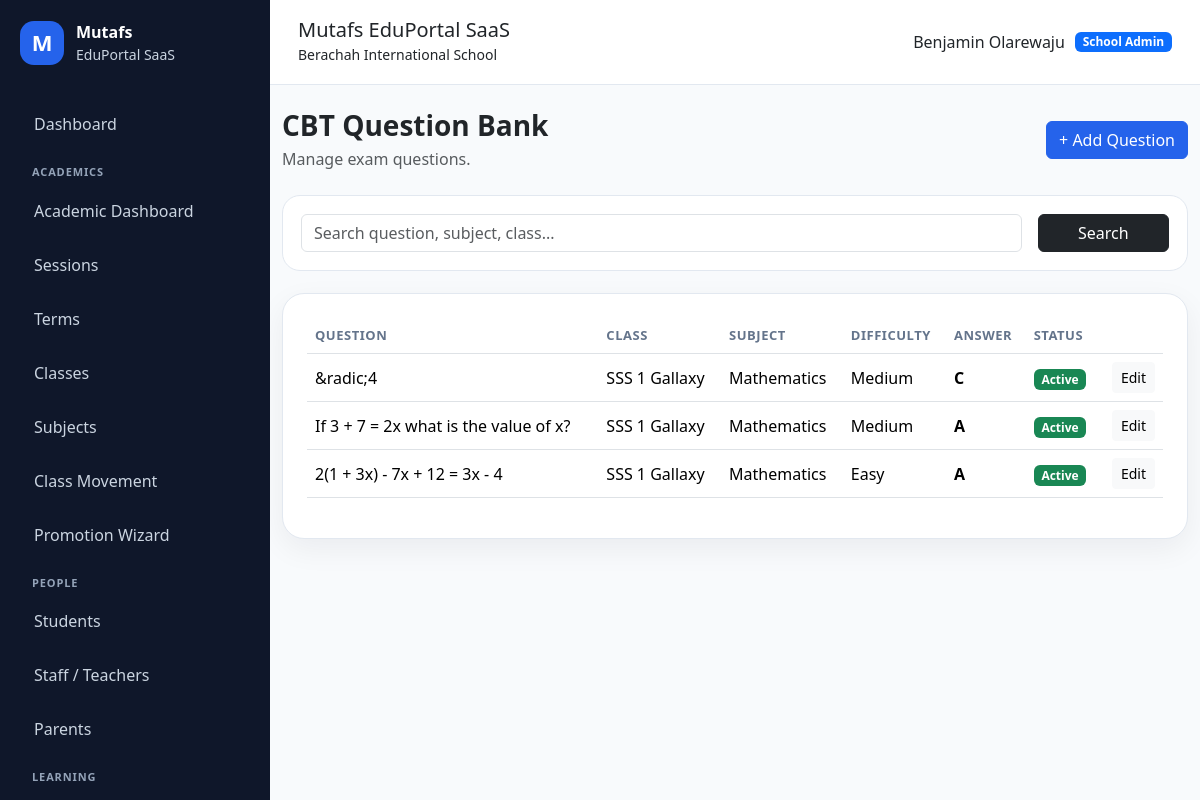
/cbt/questions/ (signed in), run on the app's committed database.
### apps/schools/models.py (models this page shows, shortened)
class School(models.Model):
    class SubscriptionStatus(models.TextChoices):
        TRIAL = "TRIAL", "Trial"
        ACTIVE = "ACTIVE", "Active"
        EXPIRED = "EXPIRED", "Expired"
        SUSPENDED = "SUSPENDED", "Suspended"
    name = models.CharField(max_length=255)
    slug = models.SlugField(max_length=255, unique=True, db_index=True)
    portal_subpath = models.SlugField(
        max_length=255,
        unique=True,
        help_text="Public portal path, e.g. berachah-school",
    )
    code = models.CharField(max_length=50, unique=True, db_index=True)
    email = models.EmailField(blank=True)
    phone = models.CharField(max_length=30, blank=True)
    address = models.TextField(blank=True)
    logo = models.ImageField(upload_to="school_logos/", blank=True, null=True)
    result_stamp = models.ImageField(
        upload_to="school_stamps/",
        blank=True,
        null=True,
    )
    is_active = models.BooleanField(default=True)
    is_verified = models.BooleanField(default=False)
    subscription_status = models.CharField(
        max_length=20,
        choices=SubscriptionStatus.choices,
        default=SubscriptionStatus.TRIAL,
        db_index=True,
    )
    subscription_start_date = models.DateField(null=True, blank=True)
    subscription_end_date = models.DateField(null=True, blank=True)
    result_checker_enabled = models.BooleanField(default=True)
    cbt_enabled = models.BooleanField(default=True)
    finance_enabled = models.BooleanField(default=True)
    parent_portal_enabled = models.BooleanField(default=True)
    custom_domain = models.CharField(
        max_length=255,
        blank=True,
        db_index=True,
        help_text="Example: schoolname.com",
    )
    subdomain = models.SlugField(
        max_length=100,
        blank=True,
        db_index=True,
        help_text="Example: brightstar",
    )
    primary_color = models.CharField(
        max_length=20,
        default="#2563eb",
    )
    secondary_color = models.CharField(
        max_length=20,
        default="#0f172a",
    )
    accent_color = models.CharField(
        max_length=20,
        default="#22c55e",
    )
    maintenance_mode = models.BooleanField(default=False)
    maintenance_message = models.TextField(
        blank=True,
        default="This school portal is temporarily under maintenance.",
    )
    storage_limit_mb = models.PositiveIntegerField(default=500)
    allow_custom_branding = models.BooleanField(default=True)
    created_at = models.DateTimeField(auto_now_add=True)
    updated_at = models.DateTimeField(auto_now=True)
    class Meta:
        ordering = ["name"]
        indexes = [
            models.Index(fields=["slug"]),
            models.Index(fields=["portal_subpath"]),
            models.Index(fields=["subscription_status"]),
            models.Index(fields=["is_active"]),
        ]
    @property
    def is_subscription_expired(self):
        if not self.subscription_end_date:
            return False
        return timezone.localdate() > self.subscription_end_date

### apps/accounts/models.py (models this page shows, shortened)
class User(AbstractUser):
    class Role(models.TextChoices):
        SUPER_ADMIN = "SUPER_ADMIN", "Super Admin"
        SCHOOL_ADMIN = "SCHOOL_ADMIN", "School Admin"
        TEACHER = "TEACHER", "Teacher"
        STUDENT = "STUDENT", "Student"
        PARENT = "PARENT", "Parent/Guardian"
    email = models.EmailField(unique=True)
    role = models.CharField(
        max_length=30,
        choices=Role.choices,
        default=Role.STUDENT,
        db_index=True,
    )
    school = models.ForeignKey(
        "schools.School",
        on_delete=models.SET_NULL,
        null=True,
        blank=True,
        related_name="users",
    )
    phone = models.CharField(max_length=30, blank=True)
    profile_picture = models.ImageField(
        upload_to="profiles/",
        blank=True,
        null=True,
    )
    must_change_password = models.BooleanField(default=False)
    last_login_ip = models.GenericIPAddressField(null=True, blank=True)
    last_activity_at = models.DateTimeField(null=True, blank=True)
    failed_login_attempts = models.PositiveIntegerField(default=0)
    created_at = models.DateTimeField(auto_now_add=True)
    updated_at = models.DateTimeField(auto_now=True)
    REQUIRED_FIELDS = ["email"]
    class Meta:
        indexes = [
            models.Index(fields=["role"]),
            models.Index(fields=["school", "role"]),
            models.Index(fields=["email"]),
        ]
    @property
    def is_super_admin(self):
        return self.role == self.Role.SUPER_ADMIN
    @property
    def is_school_admin(self):
        return self.role == self.Role.SCHOOL_ADMIN
    @property
    def is_teacher(self):
        return self.role == self.Role.TEACHER
    @property
    def is_student(self):
        return self.role == self.Role.STUDENT
    @property
    def is_parent(self):
        return self.role == self.Role.PARENT

### apps/cbt/models.py (models this page shows, shortened)
class CBTQuestion(models.Model):
    class Difficulty(models.TextChoices):
        EASY = "EASY", "Easy"
        MEDIUM = "MEDIUM", "Medium"
        HARD = "HARD", "Hard"
    school = models.ForeignKey(
        "schools.School",
        on_delete=models.CASCADE,
        related_name="cbt_questions",
    )
    subject = models.ForeignKey(
        "academics.Subject",
        on_delete=models.CASCADE,
        related_name="cbt_questions",
    )
    school_class = models.ForeignKey(
        "academics.SchoolClass",
        on_delete=models.CASCADE,
        related_name="cbt_questions",
    )
    question_text = RichTextUploadingField(
        help_text="Supports maths, science symbols, diagrams, images, tables and formatted text."
    )
    option_a = RichTextField()
    option_b = RichTextField()
    option_c = RichTextField()
    option_d = RichTextField()
    diagram = models.ImageField(
        upload_to="cbt_diagrams/",
        blank=True,
        null=True,
        help_text="Optional diagram, graph, equation image or science illustration."
    )
    question_image = models.ImageField(
        upload_to="cbt/questions/",
        blank=True,
        null=True,
    )
    difficulty_level = models.CharField(
        max_length=20,
        choices=[
            ("EASY", "Easy"),
            ("MEDIUM", "Medium"),
            ("HARD", "Hard"),
        ],
        default="MEDIUM",
    )
    estimated_time = models.PositiveIntegerField(
        default=60,
        help_text="Estimated seconds",
    )
    is_calculation = models.BooleanField(default=False)
    correct_option = models.CharField(
        max_length=1,
        choices=[
            ("A", "A"),
            ("B", "B"),
            ("C", "C"),
            ("D", "D"),
        ],
    )
    difficulty = models.CharField(
        max_length=20,
        choices=Difficulty.choices,
        default=Difficulty.MEDIUM,
    )
    explanation = RichTextUploadingField(blank=True)
    is_active = models.BooleanField(default=True)
    created_by = models.ForeignKey(
        settings.AUTH_USER_MODEL,
        on_delete=models.SET_NULL,
        null=True,
        blank=True,
        related_name="created_cbt_questions",
    )
    created_at = models.DateTimeField(auto_now_add=True)
    class Meta:
        ordering = ["-created_at"]
        indexes = [
            models.Index(fields=["school", "school_class", "subject"]),
            models.Index(fields=["difficulty"]),
            models.Index(fields=["is_active"]),
        ]

### apps/academics/models.py (models this page shows, shortened)
class SchoolClass(models.Model):
    class Category(models.TextChoices):
        NURSERY = "NURSERY", "Nursery"
        PRIMARY = "PRIMARY", "Primary"
        JSS = "JSS", "Junior Secondary"
        SSS = "SSS", "Senior Secondary"
    school = models.ForeignKey(
        "schools.School",
        on_delete=models.CASCADE,
        related_name="classes",
    )
    name = models.CharField(max_length=100)
    category = models.CharField(max_length=20, choices=Category.choices)
    position_order = models.PositiveIntegerField(default=0)
    is_active = models.BooleanField(default=True)
    created_at = models.DateTimeField(auto_now_add=True)
    class Meta:
        ordering = ["position_order", "name"]
        unique_together = ("school", "name")

class Subject(models.Model):
    school = models.ForeignKey(
        "schools.School",
        on_delete=models.CASCADE,
        related_name="subjects",
    )
    name = models.CharField(max_length=150)
    code = models.CharField(max_length=30, blank=True)
    category = models.CharField(
        max_length=20,
        choices=SchoolClass.Category.choices,
        blank=True,
    )
    is_active = models.BooleanField(default=True)
    created_at = models.DateTimeField(auto_now_add=True)
    class Meta:
        ordering = ["name"]
        unique_together = ("school", "name")

### apps/cbt/views.py (the view)
# urls.py: path("questions/", views.question_list, name="cbt_question_list"),
@login_required
@role_required(User.Role.SCHOOL_ADMIN, User.Role.TEACHER)
def question_list(request):
    school = get_user_school(request)
    query = request.GET.get("q", "").strip()
    questions = CBTQuestion.objects.filter(school=school).select_related("school_class", "subject")
    if request.user.is_teacher:
        classes, subjects = teacher_classes_and_subjects(request)
        questions = questions.filter(school_class__in=classes, subject__in=subjects)
    if query:
        questions = questions.filter(
            Q(question_text__icontains=query)
            | Q(subject__name__icontains=query)
            | Q(school_class__name__icontains=query)
        )
    return render(request, "cbt/question_list.html", {
        "questions": questions,
        "query": query,
    })

### apps/cbt/views.py (called while the page is built)
def get_user_school(request):
    return request.user.school

### apps/core/context_processors.py (called while the page is built)
def global_context(request):
    user = getattr(request, "user", None)
    current_school = None
    subscription_expired = False
    if user and user.is_authenticated:
        current_school = getattr(user, "school", None)
        subscription_expired = getattr(request, "subscription_expired", False)
    return {
        "APP_NAME": "Mutafs EduPortal SaaS",
        "COMPANY_NAME": "Mutafs Global Technology",
        "current_school": current_school,
        "subscription_expired": subscription_expired,
    }

### apps/messaging/context_processors.py (called while the page is built)
def unread_messages_count(request):
    if not request.user.is_authenticated:
        return {
            "global_unread_messages_count": 0,
        }
    count = MessageReadStatus.objects.filter(
        user=request.user,
        is_read=False,
    ).count()
    return {
        "global_unread_messages_count": count,
    }

### apps/notifications/context_processors.py (called while the page is built)
def notification_context(request):
    if not request.user.is_authenticated:
        return {}
    notifications = UserNotification.objects.select_related(
        "announcement"
    ).filter(
        user=request.user,
        announcement__is_active=True,
        announcement__publish_at__lte=timezone.now(),
        is_read=False,
    )[:5]
    return {
        "global_notifications": notifications,
        "global_unread_notifications_count": notifications.count(),
    }

### apps/schools/context_processors.py (called while the page is built)
def tenant_context(request):
    school = None
    if request.user.is_authenticated:
        school = getattr(request.user, "school", None)
    return {
        "tenant_school": school,
    }

### templates/cbt/question_list.html
{% extends "base.html" %}
{% block content %}
<div class="d-flex flex-wrap justify-content-between align-items-center mb-4 gap-2">
    <div>
        <h3 class="fw-bold mb-1">CBT Question Bank</h3>
        <p class="text-muted mb-0">Manage exam questions.</p>
    </div>
    <a href="{% url 'cbt_question_create' %}" class="btn btn-primary">+ Add Question</a>
</div>
<div class="filter-card">
    <form method="get" class="row g-3">
        <div class="col-md-10">
            <input type="text" name="q" value="{{ query }}" class="form-control" placeholder="Search question, subject, class...">
        </div>
        <div class="col-md-2 d-grid">
            <button class="btn btn-dark">Search</button>
        </div>
    </form>
</div>
<div class="content-card">
    <div class="table-responsive">
        <table class="table align-middle">
            <thead>
                <tr>
                    <th>Question</th>
                    <th>Class</th>
                    <th>Subject</th>
                    <th>Difficulty</th>
                    <th>Answer</th>
                    <th>Status</th>
                    <th></th>
                </tr>
            </thead>
            <tbody>
                {% for question in questions %}
                    <tr>
                        <td>{{ question.question_text|striptags|truncatechars:80 }}</td>
                        <td>{{ question.school_class.name }}</td>
                        <td>{{ question.subject.name }}</td>
                        <td>{{ question.get_difficulty_display }}</td>
                        <td><strong>{{ question.correct_option }}</strong></td>
                        <td>
                            {% if question.is_active %}
                                <span class="badge bg-success">Active</span>
                            {% else %}
                                <span class="badge bg-secondary">Inactive</span>
                            {% endif %}
                        </td>
                        <td class="text-end">
                            <a href="{% url 'cbt_question_update' question.pk %}" class="btn btn-sm btn-light">Edit</a>
                        </td>
                    </tr>
                {% empty %}
                    <tr><td colspan="7" class="text-center text-muted py-4">No questions found.</td></tr>
                {% endfor %}
            </tbody>
        </table>
    </div>
</div>
{% endblock %}

### templates/partials/navbar.html
<header class="topbar">
    <div>
        <h5 class="mb-0">{{ APP_NAME }}</h5>
        {% if current_school %}
            <small>{{ current_school.name }}</small>
        {% else %}
            <small>{{ COMPANY_NAME }}</small>
        {% endif %}
    </div>
    <div class="topbar-user">
        {% if request.user.is_authenticated %}
            <span>{{ request.user.get_full_name|default:request.user.username }}</span>
            <span class="badge bg-primary">{{ request.user.get_role_display }}</span>
        {% endif %}
    </div>
</header>

### static/css/dashboard.css (style rules this page uses)
:root { --primary: #2563eb; --dark: #0f172a; --muted: #64748b; --bg: #f8fafc; --card: #ffffff; --border: #e2e8f0; }
body { background: var(--bg); font-family: system-ui, -apple-system, BlinkMacSystemFont, "Segoe UI", sans-serif; }
.topbar { background: white; border-bottom: 1px solid var(--border); padding: 18px 28px; display: flex; justify-content: space-between; align-items: center; }
.topbar-user { display: flex; gap: 10px; align-items: center; }
.content-card { background: #ffffff; border: 1px solid var(--border); border-radius: 22px; padding: 24px; box-shadow: 0 10px 30px rgba(15, 23, 42, 0.06); }
.table thead th { color: #64748b; font-size: 13px; text-transform: uppercase; letter-spacing: 0.04em; }
.filter-card { background: #ffffff; border: 1px solid var(--border); border-radius: 18px; padding: 18px; margin-bottom: 22px; }

### data on the page
School: name "Berachah International School"
User: user.get_full_name "Benjamin Olarewaju", user.role "School Admin"
CBTQuestion: question_text "&radic;4", school_class.name "SSS 1 Gallaxy", subject.name "Mathematics", difficulty "Medium", correct_option "C", is_active "Active"
CBTQuestion: question_text "If 3 + 7 = 2x what is the value of x?", school_class.name "SSS 1 Gallaxy", subject.name "Mathematics", difficulty "Medium", correct_option "A", is_active "Active"
CBTQuestion: question_text "2(1 + 3x) - 7x + 12 = 3x - 4", school_class.name "SSS 1 Gallaxy", subject.name "Mathematics", difficulty "Easy", correct_option "A", is_active "Active"

### other printed values
{{ APP_NAME }} "Mutafs EduPortal SaaS"
